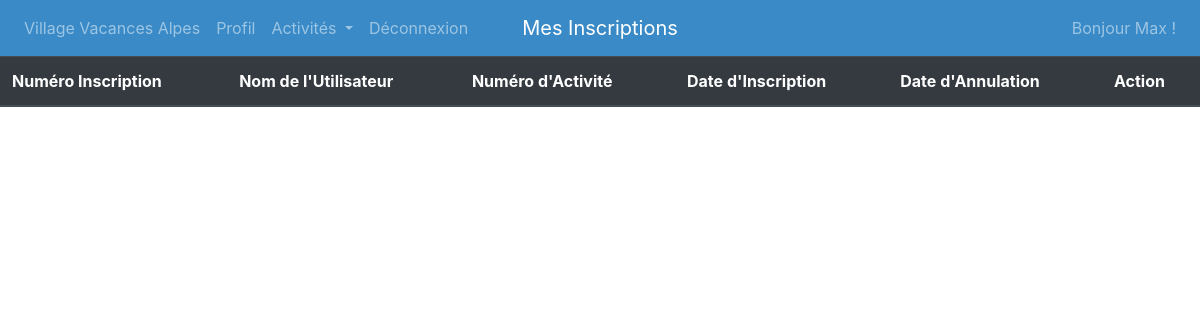
The page /index.php?page=mesInscriptions (signed in) on the database as committed earlier.
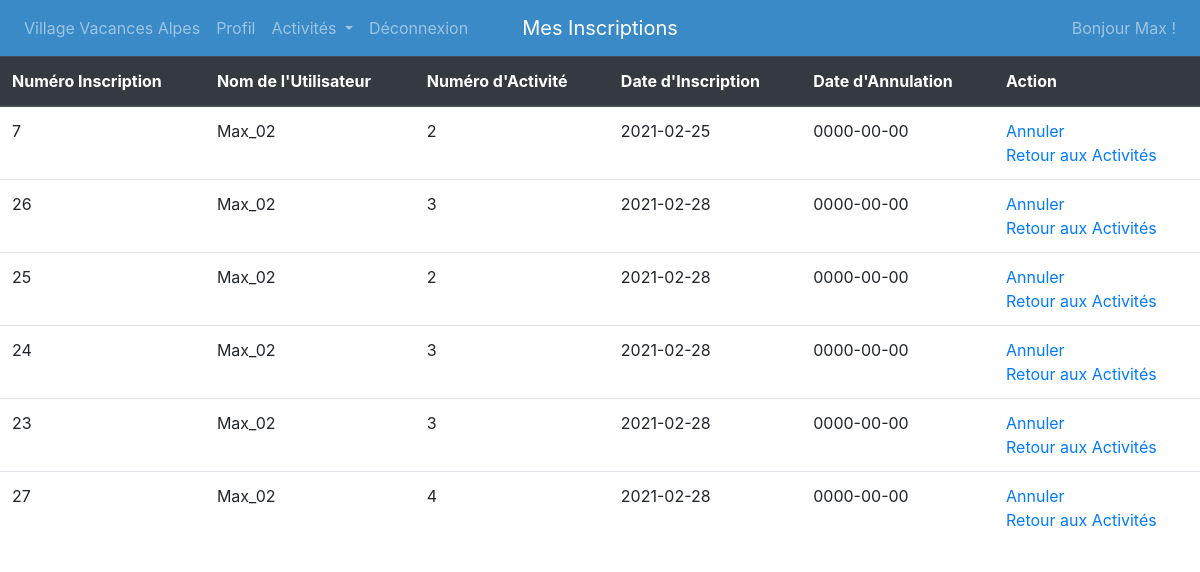
The same page on the database as committed later.
### tables this page shows
CREATE TABLE IF NOT EXISTS `inscription` (
  `NOINSCRIP` bigint(6) NOT NULL AUTO_INCREMENT,
  `USER` char(8) NOT NULL,
  `NOACT` int(4) NOT NULL,
  `DATEINSCRIP` date DEFAULT NULL,
  `DATEANNULE` date DEFAULT NULL,
  PRIMARY KEY (`NOINSCRIP`),
  KEY `I_FK_INSCRIPTION_COMPTE` (`USER`),
  KEY `I_FK_INSCRIPTION_ACTIVITE` (`NOACT`)
);

### fonctions/inscription.php (called while the page is built, shortened)
<?php
function getInscription() {
    $con = mysqli_connect("localhost","root" ,"", "gacti");
    $req =
    '
    SELECT *
    FROM inscription
    WHERE USER = "'.$_SESSION['USER'].'"
    AND inscription.DATEANNULE = "0000-00-00"';
    $res = mysqli_query($con, $req);
    $inscription = [];
    while($ligne = mysqli_fetch_assoc($res))
      array_push($inscription, $ligne);
    return $inscription;
}

### vue/inscription/mesInscriptions.php (the view, shortened to what this page needs)
<nav class="navbar navbar-expand-lg navbar-dark navbar-light" style="background-color: #398ac7">
  <div class="navbar-collapse collapse w-100 order-1 order-md-0 dual-collapse2">
    <ul class="navbar-nav mr-auto">
		  <a class="nav-item nav-link" href="index.php?page=accueil">Village Vacances Alpes </a>
			<?php
			if ($_SESSION["TYPEPROFIL"] === 'EN')
			{
				echo '<a class="nav-item nav-link" href="index.php?page=userProfilAdmin">Profil</a>';
			}
			else
			{
				echo '<a class="nav-item nav-link" href="index.php?page=userProfilUser">Profil</a>';
			}
			 ?>
			 <li class="nav-item dropdown">
				 <a class="nav-link dropdown-toggle" href="#" id="navbarDropdownMenuLink" data-toggle="dropdown" > Activités </a>
			 </li>
    <a class="nav-item nav-link" href="index.php?page=deconnexion">Déconnexion</a>
	</div>
	<div class="mx-auto order-0">
		<a class="navbar-brand mx-auto" href="#">Mes Inscriptions</a>
	</div>
	<div class="navbar-collapse collapse w-100 order-3">
	  	<ul class="navbar-nav ml-auto">
	    	<li class="nav-item">
	      	<a class="nav-link">Bonjour <?=$_SESSION['NOMCOMPTE']?> !</a>
	      </li>
			</ul>
  </div>
</nav>
<table class="table">
	<thead class="thead-dark">
    <tr>
      <th scope="col">Numéro Inscription</th>
      <th scope="col">Nom de l'Utilisateur</th>
      <th scope="col">Numéro d'Activité</th>
      <th scope="col">Date d'Inscription</th>
			<th scope="col">Date d'Annulation</th>
			<th scope="col">Action</th>
	</thead>
      <?php
			include_once('././fonctions/inscription.php');
			$inscription = getInscription();
			for($inscri = 0; $inscri < count($inscription); $inscri++)
			{
				echo "<tr>";
				foreach($inscription[$inscri] as $key => $value)
				{
					echo "<td>".$value."</td>";
				}
			$idActivity = $inscription[$inscri]["NOACT"];
			echo "<td>";
			echo '<a href="#" data-toggle="modal" data-target="#bannerformmodal2-'. $idActivity .'">Annuler</a>
								<div class="modal fade bannerformmodal2" tabindex="-1" role="dialog" aria-labelledby="bannerformmodal2" aria-hidden="true" id="bannerformmodal2-'.$idActivity.'">
									<div class="modal-dialog">
										<div class="modal-content">
											<div class="modal-header">
												<h5 class="modal-title" id="staticBackdropLabel-'.$idActivity.'">Annuler une Inscription</h5>
												<button type="button" class="close" data-dismiss="modal" aria-label="Close">
													<span aria-hidden="true">&times;</span>
												</button>
											</div>
											<div class="modal-body">
												Êtes-vous sur de vouloir annuler cette inscription ?
											</div>
											<div class="modal-footer">
											<form method="POST" action="../../controls/inscription/masquerinscription.php?id='.$idActivity.'" id="form-'.$idActivity.'">
												<button type="button" class="btn btn-primary"data-dismiss="modal"> Pas Encore </button>
												<button type="submit" name="envoyerdelete2" class="btn btn-danger"> Oui, annuler cette Inscription </button>
											</form>
											</div>
										</div>
									</div>
								</div>';
			echo '<br>';
			echo '<a href="index.php?page=consulterActivite">Retour aux Activités</a>';
		}
			?>
</table>

Rows that differ between the two databases and show on the page:
added inscription: NOINSCRIP "7", USER "Max_02", NOACT "2", DATEINSCRIP "2021-02-25", DATEANNULE "0000-00-00"
added inscription: NOINSCRIP "26", USER "Max_02", NOACT "3", DATEINSCRIP "2021-02-28", DATEANNULE "0000-00-00"
added inscription: NOINSCRIP "25", USER "Max_02", NOACT "2", DATEINSCRIP "2021-02-28", DATEANNULE "0000-00-00"
added inscription: NOINSCRIP "24", USER "Max_02", NOACT "3", DATEINSCRIP "2021-02-28", DATEANNULE "0000-00-00"
added inscription: NOINSCRIP "23", USER "Max_02", NOACT "3", DATEINSCRIP "2021-02-28", DATEANNULE "0000-00-00"
added inscription: NOINSCRIP "27", USER "Max_02", NOACT "4", DATEINSCRIP "2021-02-28", DATEANNULE "0000-00-00"
